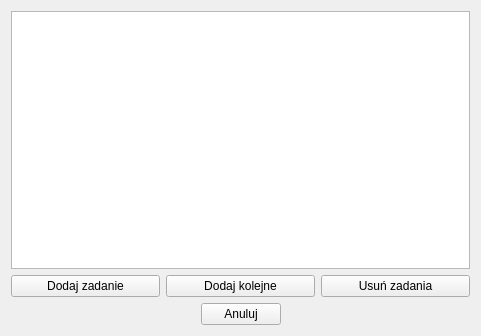
<?xml version="1.0" encoding="UTF-8"?>
<ui version="4.0">
 <class>Organizer</class>
 <widget class="QWidget" name="Organizer">
  <property name="windowModality">
   <enum>Qt::ApplicationModal</enum>
  </property>
  <property name="geometry">
   <rect>
    <x>0</x>
    <y>0</y>
    <width>481</width>
    <height>336</height>
   </rect>
  </property>
  <property name="windowTitle">
   <string>Form</string>
  </property>
  <layout class="QVBoxLayout" name="verticalLayout_3">
   <item>
    <layout class="QVBoxLayout" name="verticalLayout_2">
     <item>
      <layout class="QVBoxLayout" name="verticalLayout">
       <item>
        <widget class="QTextEdit" name="taskDescription"/>
       </item>
       <item>
        <layout class="QHBoxLayout" name="horizontalLayout">
         <item>
          <widget class="QPushButton" name="addTaskBtn">
           <property name="text">
            <string>Dodaj zadanie</string>
           </property>
          </widget>
         </item>
         <item>
          <widget class="QPushButton" name="addNextTask">
           <property name="cursor">
            <cursorShape>PointingHandCursor</cursorShape>
           </property>
           <property name="focusPolicy">
            <enum>Qt::ClickFocus</enum>
           </property>
           <property name="text">
            <string>Dodaj kolejne</string>
           </property>
          </widget>
         </item>
         <item>
          <widget class="QPushButton" name="delTasks">
           <property name="text">
            <string>Usuń zadania</string>
           </property>
          </widget>
         </item>
        </layout>
       </item>
      </layout>
     </item>
     <item>
      <layout class="QHBoxLayout" name="horizontalLayout_3">
       <item>
        <spacer name="horizontalSpacer">
         <property name="orientation">
          <enum>Qt::Horizontal</enum>
         </property>
         <property name="sizeHint" stdset="0">
          <size>
           <width>40</width>
           <height>20</height>
          </size>
         </property>
        </spacer>
       </item>
       <item>
        <widget class="QPushButton" name="cancelTaskBtn">
         <property name="text">
          <string>Anuluj</string>
         </property>
        </widget>
       </item>
       <item>
        <spacer name="horizontalSpacer_2">
         <property name="orientation">
          <enum>Qt::Horizontal</enum>
         </property>
         <property name="sizeHint" stdset="0">
          <size>
           <width>40</width>
           <height>20</height>
          </size>
         </property>
        </spacer>
       </item>
      </layout>
     </item>
    </layout>
   </item>
  </layout>
 </widget>
 <resources/>
 <connections/>
</ui>
